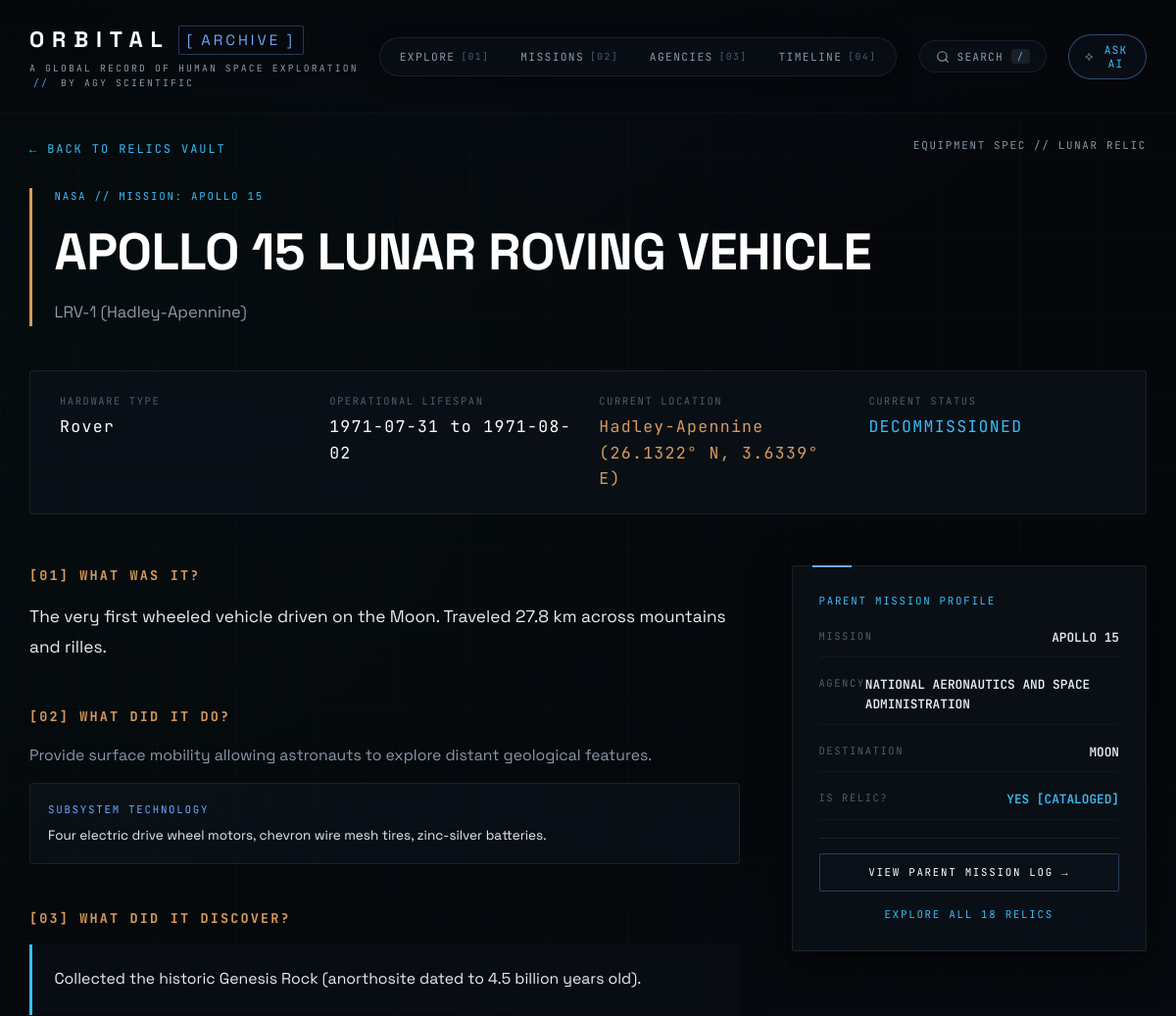
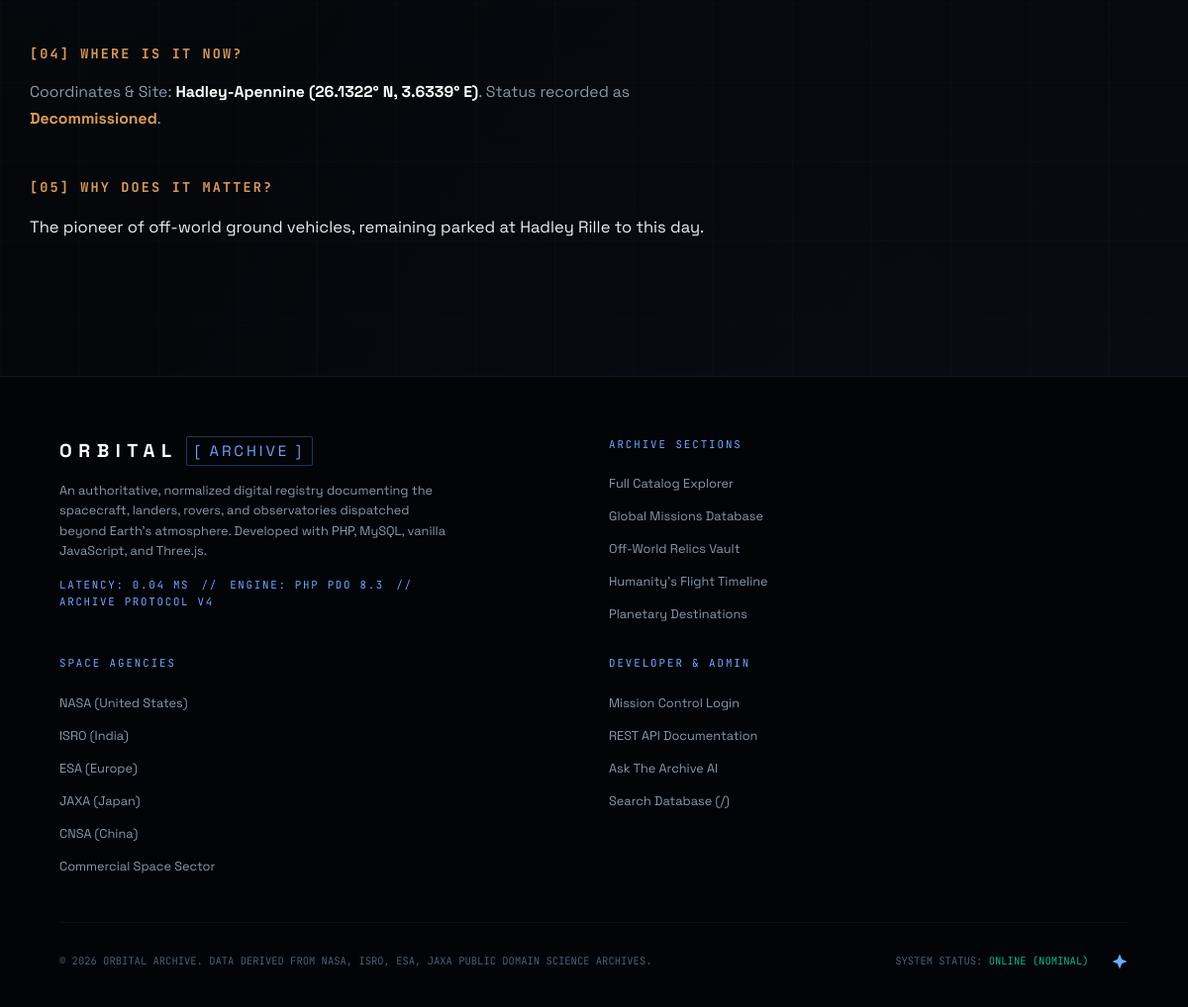
Page /equipment.php on the committed database (2 pictures, top to bottom).
### tables this page shows
CREATE TABLE IF NOT EXISTS `equipment` (
  `id` INT AUTO_INCREMENT PRIMARY KEY,
  `mission_id` INT,
  `name` VARCHAR(255) NOT NULL,
  `official_name` VARCHAR(255),
  `type` VARCHAR(100),  
  `purpose` TEXT,
  `technology` TEXT,
  `instruments` TEXT,
  `communication` TEXT,
  `operational_period` VARCHAR(100),
  `current_status` VARCHAR(100),  
  `current_location` VARCHAR(255),
  `is_relic` TINYINT(1) DEFAULT 0,
  `relic_category` VARCHAR(100) DEFAULT NULL,
  `description` TEXT,
  `discoveries` TEXT,
  `legacy` TEXT,
  `created_at` TIMESTAMP DEFAULT CURRENT_TIMESTAMP,
  FOREIGN KEY (`mission_id`) REFERENCES `missions`(`id`) ON DELETE CASCADE
);

CREATE TABLE IF NOT EXISTS `agencies` (
  `id` INT AUTO_INCREMENT PRIMARY KEY,
  `name` VARCHAR(255) NOT NULL,
  `short_name` VARCHAR(50) NOT NULL,
  `country` VARCHAR(100) NOT NULL,
  `type` VARCHAR(50) DEFAULT 'National',  
  `description` TEXT,
  `logo_url` VARCHAR(500),
  `website_url` VARCHAR(500),
  `created_at` TIMESTAMP DEFAULT CURRENT_TIMESTAMP
);

CREATE TABLE IF NOT EXISTS `missions` (
  `id` INT AUTO_INCREMENT PRIMARY KEY,
  `name` VARCHAR(255) NOT NULL,
  `official_name` VARCHAR(255),
  `agency_id` INT,
  `launch_date` DATE,
  `launch_vehicle` VARCHAR(100),
  `launch_location` VARCHAR(255),
  `launch_lat` DECIMAL(9,6) DEFAULT NULL,
  `launch_lng` DECIMAL(9,6) DEFAULT NULL,
  `arrival_date` DATE,
  `destination_id` INT,
  `objective` TEXT,
  `status` VARCHAR(50) DEFAULT 'Active',  
  `trajectory_type` VARCHAR(50) DEFAULT 'Robotic probe',  
  `mission_end_date` DATE DEFAULT NULL,
  `end_reason` VARCHAR(255) DEFAULT NULL,
  `description` TEXT,
  `legacy` TEXT,
  `created_at` TIMESTAMP DEFAULT CURRENT_TIMESTAMP,
  FOREIGN KEY (`agency_id`) REFERENCES `agencies`(`id`) ON DELETE SET NULL,
  FOREIGN KEY (`destination_id`) REFERENCES `destinations`(`id`) ON DELETE SET NULL
);

CREATE TABLE IF NOT EXISTS `destinations` (
  `id` INT AUTO_INCREMENT PRIMARY KEY,
  `name` VARCHAR(100) NOT NULL,
  `type` VARCHAR(100),  
  `description` TEXT,
  `distance_from_earth` VARCHAR(100),
  `mission_count` INT DEFAULT 0,
  `image_url` VARCHAR(500),
  `created_at` TIMESTAMP DEFAULT CURRENT_TIMESTAMP
);

### equipment.php (the view, shortened to what this page needs)
<?php
$pdo = getDB();
$id = isset($_GET['id']) ? (int)$_GET['id'] : 2;
$stmt = $pdo->prepare("
  SELECT e.*,
         m.id AS mission_id, m.name AS mission_name, m.launch_date, m.launch_vehicle,
         a.name AS agency_name, a.short_name AS agency_code, a.country AS agency_country,
         d.name AS destination_name, d.distance_from_earth
  FROM equipment e
  JOIN missions m ON e.mission_id = m.id
  LEFT JOIN agencies a ON m.agency_id = a.id
  LEFT JOIN destinations d ON m.destination_id = d.id
  WHERE e.id = :id
");
$stmt->execute(['id' => $id]);
$eq = $stmt->fetch();
require_once __DIR__ . '/includes/header.php';
require_once __DIR__ . '/includes/navbar.php';
?>
<main class="archive-main" style="padding-top: 7rem;">
  <div style="max-width: 1200px; margin: 0 auto; padding: 2rem 2rem 6rem;">
    <div style="display: flex; justify-content: space-between; align-items: center; margin-bottom: 2rem;">
      <a href="relics.php" class="relic-cta-link">
        ← BACK TO RELICS VAULT
      </a>
      <div class="mono-label">
        EQUIPMENT SPEC // <?= htmlspecialchars($eq['relic_category'] ?? 'OFF-WORLD HARDWARE') ?>
      </div>
    </div>
    <div style="border-left: 3px solid var(--accent-orange); padding-left: 1.5rem; margin-bottom: 3rem;">
      <div class="mono-label" style="color: var(--accent-cyan); margin-bottom: 0.4rem;">
        <?= htmlspecialchars($eq['agency_code']) ?> // MISSION: <?= htmlspecialchars($eq['mission_name']) ?>
      </div>
      <h1 style="font-size: 3.5rem; font-weight: 800; letter-spacing: -0.01em; color: #fff; text-transform: uppercase;">
        <?= htmlspecialchars($eq['name']) ?>
      </h1>
      <div style="font-size: 1.1rem; color: var(--text-secondary); margin-top: 0.5rem;">
        <?= htmlspecialchars($eq['official_name'] ?? $eq['name']) ?>
      </div>
    </div>
    <div style="display: grid; grid-template-columns: repeat(auto-fit, minmax(200px, 1fr)); gap: 1.5rem; background: rgba(11, 17, 24, 0.85); border: 1px solid var(--border-color); padding: 1.5rem 2rem; border-radius: 4px; margin-bottom: 3.5rem;">
      <div>
        <div class="relic-meta-label">HARDWARE TYPE</div>
        <div class="mono-value" style="font-size: 1.1rem; color: #fff; margin-top: 4px;">
          <?= htmlspecialchars($eq['type']) ?>
        </div>
      </div>
      <div>
        <div class="relic-meta-label">OPERATIONAL LIFESPAN</div>
        <div class="mono-value" style="font-size: 1.1rem; color: #fff; margin-top: 4px;">
          <?= htmlspecialchars($eq['operational_period'] ?? 'Cataloged') ?>
        </div>
      </div>
      <div>
        <div class="relic-meta-label">CURRENT LOCATION</div>
        <div class="mono-value" style="font-size: 1.1rem; color: var(--accent-orange); margin-top: 4px;">
          <?= htmlspecialchars($eq['current_location']) ?>
        </div>
      </div>
      <div>
        <div class="relic-meta-label">CURRENT STATUS</div>
        <div class="mono-value" style="font-size: 1.1rem; color: var(--accent-cyan); margin-top: 4px;">
          <?= strtoupper(htmlspecialchars($eq['current_status'])) ?>
        </div>
      </div>
    </div>
    <div style="display: grid; grid-template-columns: 2fr 1fr; gap: 3.5rem;">
      <div>
        <section style="margin-bottom: 3rem;">
          <h2 class="mono-label" style="font-size: 0.9rem; color: var(--accent-orange); margin-bottom: 1rem;">
            [01] WHAT WAS IT?
          </h2>
          <p style="font-size: 1.15rem; line-height: 1.8; color: var(--text-primary);">
            <?= nl2br(htmlspecialchars($eq['description'] ?? '')) ?>
          </p>
        </section>
        <section style="margin-bottom: 3rem;">
          <h2 class="mono-label" style="font-size: 0.9rem; color: var(--accent-orange); margin-bottom: 1rem;">
            [02] WHAT DID IT DO?
          </h2>
          <p style="font-size: 1.05rem; line-height: 1.7; color: var(--text-secondary); margin-bottom: 1rem;">
            <?= nl2br(htmlspecialchars($eq['purpose'] ?? 'Conducted scientific exploration and off-world operations.')) ?>
          </p>
          <?php if (!empty($eq['technology'])): ?>
            <div style="background: rgba(16, 26, 38, 0.4); border: 1px solid var(--border-color); padding: 1.2rem; border-radius: 4px; margin-top: 1rem;">
              <div class="mono-label" style="color: var(--accent-blue); margin-bottom: 6px;">SUBSYSTEM TECHNOLOGY</div>
              <div style="font-size: 0.9rem; color: var(--text-primary);"><?= htmlspecialchars($eq['technology']) ?></div>
            </div>
          <?php endif; ?>
        </section>
        <section style="margin-bottom: 3rem;">
          <h2 class="mono-label" style="font-size: 0.9rem; color: var(--accent-orange); margin-bottom: 1rem;">
            [03] WHAT DID IT DISCOVER?
          </h2>
          <div style="background: rgba(11, 17, 24, 0.7); border-left: 3px solid var(--accent-cyan); padding: 1.5rem; border-radius: 0 4px 4px 0;">
            <p style="font-size: 1.05rem; line-height: 1.7; color: var(--text-primary);">
              <?= nl2br(htmlspecialchars($eq['discoveries'] ?? 'Enabled critical off-world discoveries for humankind.')) ?>
            </p>
          </div>
        </section>
        <section style="margin-bottom: 3rem;">
          <h2 class="mono-label" style="font-size: 0.9rem; color: var(--accent-orange); margin-bottom: 1rem;">
            [04] WHERE IS IT NOW?
          </h2>
          <p style="font-size: 1.05rem; line-height: 1.7; color: var(--text-secondary);">
            Coordinates & Site: <strong style="color: #fff;"><?= htmlspecialchars($eq['current_location']) ?></strong>.
            Status recorded as <strong style="color: var(--accent-orange);"><?= htmlspecialchars($eq['current_status']) ?></strong>.
          </p>
        </section>
        <section style="margin-bottom: 3rem;">
          <h2 class="mono-label" style="font-size: 0.9rem; color: var(--accent-orange); margin-bottom: 1rem;">
            [05] WHY DOES IT MATTER?
          </h2>
          <p style="font-size: 1.1rem; line-height: 1.8; color: var(--text-primary);">
            <?= nl2br(htmlspecialchars($eq['legacy'] ?? 'A lasting monument to human curiosity and extraterrestrial endeavor.')) ?>
          </p>
        </section>
      </div>
      <div>
        <div class="relic-hud-card" style="position: sticky; top: 7rem;">
          <div class="mono-label" style="color: var(--accent-cyan);">PARENT MISSION PROFILE</div>
          <div class="relic-meta-row">
            <span class="relic-meta-label">MISSION</span>
            <span class="relic-meta-val"><?= htmlspecialchars($eq['mission_name']) ?></span>
          </div>
          <div class="relic-meta-row">
            <span class="relic-meta-label">AGENCY</span>
            <span class="relic-meta-val"><?= htmlspecialchars($eq['agency_name']) ?></span>
          </div>
          <div class="relic-meta-row">
            <span class="relic-meta-label">DESTINATION</span>
            <span class="relic-meta-val"><?= htmlspecialchars($eq['destination_name']) ?></span>
          </div>
          <div class="relic-meta-row">
            <span class="relic-meta-label">IS RELIC?</span>
            <span class="relic-meta-val" style="color: var(--accent-cyan);"><?= $eq['is_relic'] ? 'YES [CATALOGED]' : 'NO' ?></span>
          </div>
          <div style="padding-top: 1rem; border-top: 1px solid var(--border-color); display: flex; flex-direction: column; gap: 8px;">
            <a href="mission.php?id=<?= $eq['mission_id'] ?>" class="cta-button" style="justify-content: center; font-size: 0.72rem; padding: 10px;">
              VIEW PARENT MISSION LOG →
            </a>
            <a href="relics.php" class="relic-cta-link" style="justify-content: center; font-size: 0.72rem;">
              EXPLORE ALL 18 RELICS
            </a>
          </div>
        </div>
      </div>
    </div>
  </div>
</main>
<?php require_once __DIR__ . '/includes/footer.php'; ?>

### assets/css/main.css (style rules this page uses)
:root { --bg-primary: #05070B; --bg-secondary: #0B1118; --bg-panel: rgba(11, 17, 24, 0.85); --bg-panel-hover: rgba(16, 26, 38, 0.95); --border-color: rgba(255, 255, 255, 0.08); --border-bright: rgba(110, 168, 255, 0.25); --border-active: #6EA8FF; --text-primary: #E8EDF2; --text-secondary: #8A98A8; --text-muted: #4F5E70; --text-bright: #FFFFFF; --accent-cyan: #38bdf8; --accent-blue: #6EA8FF; --accent-orange: #D99A5B; --accent-emerald: #10b981; --accent-rose: #f43f5e; --font-sans: 'Space Grotesk', -apple-system, BlinkMacSystemFont, sans-serif; --font-mono: 'JetBrains Mono', monospace; --font-serif: 'Cinzel', serif; --glow-cyan: 0 0 25px rgba(56, 189, 248, 0.25); --glow-blue: 0 0 30px rgba(110, 168, 255, 0.3); --glow-orange: 0 0 20px rgba(217, 154, 91, 0.25); }
*, *::before, *::after { box-sizing: border-box; margin: 0; padding: 0; }
html { scroll-behavior: smooth; background-color: var(--bg-primary); color: var(--text-primary); font-family: var(--font-sans); font-size: 15px; line-height: 1.6; overflow-x: hidden; -webkit-font-smoothing: antialiased; }
body { min-height: 100vh; background-color: var(--bg-primary); background-image: radial-gradient(ellipse 80% 50% at 50% -20%, rgba(14, 43, 77, 0.25), transparent 70%), radial-gradient(circle at 10% 20%, rgba(16, 185, 129, 0.03), transparent 40%), radial-gradient(circle at 90% 80%, rgba(110, 168, 255, 0.04), transparent 50%); background-attachment: fixed; color: var(--text-primary); position: relative; }
a { color: inherit; text-decoration: none; }
.mono-label { font-family: var(--font-mono); font-size: 0.72rem; letter-spacing: 0.16em; text-transform: uppercase; color: var(--text-secondary); }
.mono-value { font-family: var(--font-mono); font-size: 0.85rem; letter-spacing: 0.08em; color: var(--text-primary); }
.archive-main { position: relative; z-index: 10; width: 100%; }
.cta-button { display: inline-flex; align-items: center; gap: 12px; padding: 12px 28px; background: rgba(11, 17, 24, 0.85); border: 1px solid rgba(110, 168, 255, 0.3); color: var(--text-bright); font-family: var(--font-mono); font-size: 0.8rem; letter-spacing: 0.16em; text-transform: uppercase; border-radius: 2px; position: relative; overflow: hidden; transition: all 0.3s cubic-bezier(0.16, 1, 0.3, 1); }
.cta-button::after { content: ''; position: absolute; inset: 0; background: linear-gradient(90deg, transparent, rgba(110, 168, 255, 0.15), transparent); transform: translateX(-100%); transition: transform 0.6s ease; }
.relic-hud-card { background: rgba(11, 17, 24, 0.85); border: 1px solid var(--border-color); padding: 1.8rem; border-radius: 2px; display: flex; flex-direction: column; gap: 1.2rem; box-shadow: 0 10px 40px rgba(0, 0, 0, 0.6); position: relative; }
.relic-hud-card::before { content: ''; position: absolute; top: -1px; left: 20px; width: 40px; height: 2px; background: var(--accent-blue); }
.relic-meta-row { display: flex; justify-content: space-between; border-bottom: 1px solid rgba(255, 255, 255, 0.04); padding-bottom: 0.6rem; }
.relic-meta-label { font-family: var(--font-mono); font-size: 0.7rem; letter-spacing: 0.15em; text-transform: uppercase; color: var(--text-muted); }
.relic-meta-val { font-family: var(--font-mono); font-size: 0.85rem; font-weight: 600; color: var(--text-primary); text-transform: uppercase; }
.relic-cta-link { display: inline-flex; align-items: center; gap: 8px; color: var(--accent-cyan); font-family: var(--font-mono); font-size: 0.8rem; letter-spacing: 0.16em; text-transform: uppercase; margin-top: 0.5rem; transition: all 0.2s; }

### rows in the picture
equipment: relic_category "LUNAR RELIC", agencies.short_name "NASA", mission.name "APOLLO 15", name "APOLLO 15 LUNAR ROVING VEHICLE", official_name "LRV-1 (Hadley-Apennine)", type "Rover", operational_period "1971-07-31 to 1971-08-02", current_location "Hadley-Apennine (26.1322° N, 3.6339° E)", current_status "DECOMMISSIONED", description "The very first wheeled vehicle driven on the Moon. Traveled 27.8 km across mountains and rilles.", purpose "Provide surface mobility allowing astronauts to explore distant geological features.", technology "Four electric drive wheel motors, chevron wire mesh tires, zinc-silver batteries.", discoveries "Collected the historic Genesis Rock (anorthosite dated to 4.5 billion years old).", current_status "Decommissioned", legacy "The pioneer of off-world ground vehicles, remaining parked at Hadley Rille to this day.", agencies.name "NATIONAL AERONAUTICS AND SPACE ADMINISTRATION", destinations.name "MOON"
